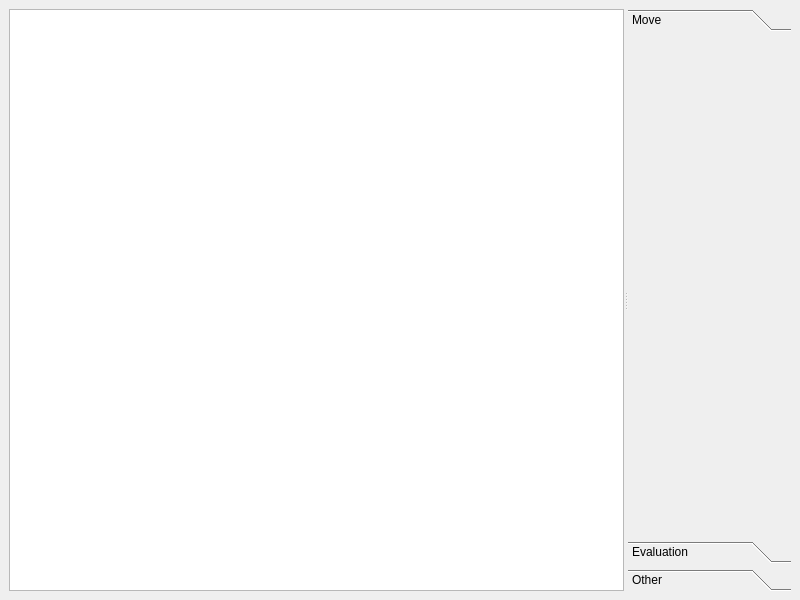
<?xml version="1.0" encoding="UTF-8"?>
<ui version="4.0">
 <class>GameWindow</class>
 <widget class="QMainWindow" name="GameWindow">
  <property name="geometry">
   <rect>
    <x>0</x>
    <y>0</y>
    <width>800</width>
    <height>600</height>
   </rect>
  </property>
  <property name="windowTitle">
   <string>MainWindow</string>
  </property>
  <widget class="QWidget" name="centralwidget">
   <layout class="QVBoxLayout" name="verticalLayout_2">
    <item>
     <widget class="QSplitter" name="browserSplitter">
      <property name="orientation">
       <enum>Qt::Horizontal</enum>
      </property>
      <property name="handleWidth">
       <number>4</number>
      </property>
      <widget class="ChessBrowser" name="chessBrowser"/>
      <widget class="QWidget" name="boxWidget" native="true">
       <layout class="QVBoxLayout" name="verticalLayout">
        <item>
         <widget class="QToolBox" name="toolBox">
          <property name="sizePolicy">
           <sizepolicy hsizetype="Preferred" vsizetype="Ignored">
            <horstretch>0</horstretch>
            <verstretch>0</verstretch>
           </sizepolicy>
          </property>
          <property name="currentIndex">
           <number>0</number>
          </property>
          <widget class="QWidget" name="boxPageMove">
           <property name="geometry">
            <rect>
             <x>0</x>
             <y>0</y>
             <width>362</width>
             <height>450</height>
            </rect>
           </property>
           <attribute name="label">
            <string>Move</string>
           </attribute>
           <layout class="QGridLayout" name="layoutPageMove"/>
          </widget>
          <widget class="QWidget" name="boxPageEval">
           <property name="geometry">
            <rect>
             <x>0</x>
             <y>0</y>
             <width>362</width>
             <height>450</height>
            </rect>
           </property>
           <attribute name="label">
            <string>Evaluation</string>
           </attribute>
           <layout class="QGridLayout" name="layoutPageEval"/>
          </widget>
          <widget class="QWidget" name="boxPageOther">
           <property name="geometry">
            <rect>
             <x>0</x>
             <y>0</y>
             <width>362</width>
             <height>450</height>
            </rect>
           </property>
           <attribute name="label">
            <string>Other</string>
           </attribute>
           <layout class="QGridLayout" name="layoutPageOther"/>
          </widget>
         </widget>
        </item>
       </layout>
      </widget>
     </widget>
    </item>
   </layout>
  </widget>
 </widget>
 <customwidgets>
  <customwidget>
   <class>ChessBrowser</class>
   <extends>QTextBrowser</extends>
   <header>chessbrowser.h</header>
  </customwidget>
 </customwidgets>
 <resources/>
 <connections/>
</ui>
